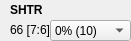
      <widget class="QWidget" name="widget_9" native="true">
       <property name="geometry">
        <rect>
         <x>140</x>
         <y>60</y>
         <width>131</width>
         <height>41</height>
        </rect>
       </property>
       <widget class="QLabel" name="label_491">
        <property name="geometry">
         <rect>
          <x>10</x>
          <y>0</y>
          <width>111</width>
          <height>20</height>
         </rect>
        </property>
        <property name="font">
         <font>
          <weight>75</weight>
          <bold>true</bold>
         </font>
        </property>
        <property name="text">
         <string>SHTR</string>
        </property>
       </widget>
       <widget class="QLabel" name="label_SHTR">
        <property name="geometry">
         <rect>
          <x>10</x>
          <y>20</y>
          <width>101</width>
          <height>20</height>
         </rect>
        </property>
        <property name="text">
         <string>66 [7:6]</string>
        </property>
       </widget>
       <widget class="QComboBox" name="comboBox_SHTR">
        <property name="geometry">
         <rect>
          <x>50</x>
          <y>20</y>
          <width>81</width>
          <height>21</height>
         </rect>
        </property>
        <item>
         <property name="text">
          <string>0% (10)</string>
         </property>
        </item>
        <item>
         <property name="text">
          <string>+10% (11)</string>
         </property>
        </item>
        <item>
         <property name="text">
          <string>-10% (00)</string>
         </property>
        </item>
       </widget>
      </widget>
